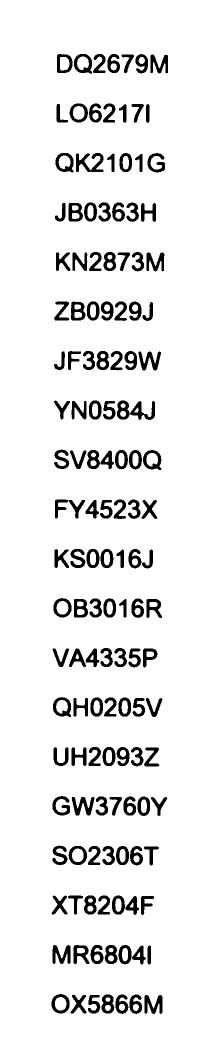
#> input picture Arial.png, 426 x 2080 px (shown at 1/2 size)
$ python ocr2.py Arial.png 100 5
#> lines starting #> are read from the running program, lines starting #| are printed output that depends on the picture; after the words box and inside, x2 and y2 are one past the last pixel; in counts of white or black regions, pixels touching at a corner belong together

#2019. 10. 20. SSH
#workspace 폴더에서 '$source ./bin/activate' 명령어를 쳐야 환경변수가 적용됨


import cv2
import numpy as np
import matplotlib.pyplot as plt
import pytesseract
import sys

#arguments
if len(sys.argv) == 2:
    print('need parameters')
    exit(1)

#parameters
# 1 : fileName
# 2 : gaussianBlur Size


##main
print(plt.style.available)
plt.style.use('dark_background')

img_ori = cv2.imread(sys.argv[1])
#> img_ori is the input picture: shape (2080, 426, 3); 91.7% white; 137 black regions, largest, box (x1, y1, x2, y2) and area: (152, 306, 207, 344) 1020, (143, 1594, 189, 1631) 863, (110, 999, 170, 1037) 848

height, width, channel = img_ori.shape
#> height = 2080; width = 426; channel = 3

# hsv = cv2.cvtColor(img_ori, cv2.COLOR_BGR2HSV)
# gray = hsv[:,:,2]
gray = cv2.cvtColor(img_ori, cv2.COLOR_BGR2GRAY)

structuringElement = cv2.getStructuringElement(cv2.MORPH_RECT, (3, 3))
# plt.imshow(structuringElement)
imgTopHat = cv2.morphologyEx(gray, cv2.MORPH_TOPHAT, structuringElement)
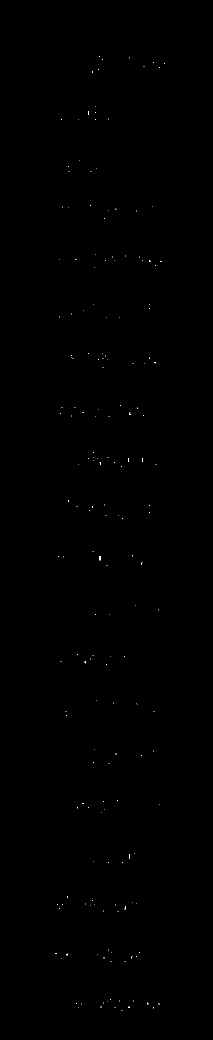
#> imgTopHat: shape (2080, 426) (shown at 1/2 size); 0.05% white in thin lines or dots, all inside (x1, y1, x2, y2) = (111, 113, 330, 2022)
imgBlackHat = cv2.morphologyEx(gray, cv2.MORPH_BLACKHAT, structuringElement)
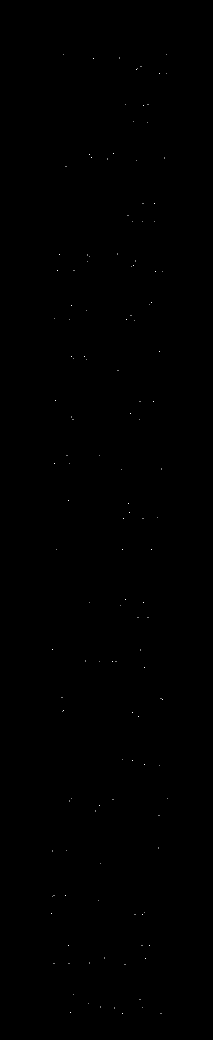
#> imgBlackHat: shape (2080, 426) (shown at 1/2 size); 0.03% white in thin lines or dots, all inside (x1, y1, x2, y2) = (103, 108, 335, 2028)

imgGrayscalePlusTopHat = cv2.add(gray, imgTopHat)
gray = cv2.subtract(imgGrayscalePlusTopHat, imgBlackHat)
# plt.imshow(gray)
gaussianBlurSize = int(sys.argv[2])
leftPad = int(sys.argv[3])
#> (the run stopped early here; a loop or call above may not have finished)
